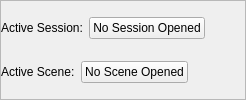
                  <widget class="QFrame" name="frame_9">
                   <property name="frameShape">
                    <enum>QFrame::StyledPanel</enum>
                   </property>
                   <property name="frameShadow">
                    <enum>QFrame::Raised</enum>
                   </property>
                   <layout class="QVBoxLayout" name="verticalLayout_15">
                    <property name="leftMargin">
                     <number>0</number>
                    </property>
                    <property name="topMargin">
                     <number>0</number>
                    </property>
                    <property name="rightMargin">
                     <number>0</number>
                    </property>
                    <property name="bottomMargin">
                     <number>0</number>
                    </property>
                    <item>
                     <layout class="QHBoxLayout" name="horizontalLayout_30">
                      <item>
                       <widget class="QLabel" name="lbl_session_name">
                        <property name="minimumSize">
                         <size>
                          <width>0</width>
                          <height>20</height>
                         </size>
                        </property>
                        <property name="maximumSize">
                         <size>
                          <width>16777215</width>
                          <height>20</height>
                         </size>
                        </property>
                        <property name="text">
                         <string>Active Session:</string>
                        </property>
                        <property name="alignment">
                         <set>Qt::AlignLeading|Qt::AlignLeft|Qt::AlignVCenter</set>
                        </property>
                        <property name="wordWrap">
                         <bool>false</bool>
                        </property>
                       </widget>
                      </item>
                      <item>
                       <widget class="QPushButton" name="btn_session_name">
                        <property name="layoutDirection">
                         <enum>Qt::LeftToRight</enum>
                        </property>
                        <property name="text">
                         <string>No Session Opened</string>
                        </property>
                        <property name="checkable">
                         <bool>false</bool>
                        </property>
                       </widget>
                      </item>
                      <item>
                       <spacer name="horizontalSpacer_44">
                        <property name="orientation">
                         <enum>Qt::Horizontal</enum>
                        </property>
                        <property name="sizeHint" stdset="0">
                         <size>
                          <width>40</width>
                          <height>20</height>
                         </size>
                        </property>
                       </spacer>
                      </item>
                     </layout>
                    </item>
                    <item>
                     <layout class="QHBoxLayout" name="horizontalLayout_29">
                      <item>
                       <widget class="QLabel" name="lbl_session_active_scene">
                        <property name="minimumSize">
                         <size>
                          <width>0</width>
                          <height>20</height>
                         </size>
                        </property>
                        <property name="maximumSize">
                         <size>
                          <width>16777215</width>
                          <height>20</height>
                         </size>
                        </property>
                        <property name="text">
                         <string>Active Scene:</string>
                        </property>
                        <property name="alignment">
                         <set>Qt::AlignLeading|Qt::AlignLeft|Qt::AlignVCenter</set>
                        </property>
                        <property name="wordWrap">
                         <bool>false</bool>
                        </property>
                       </widget>
                      </item>
                      <item>
                       <widget class="QPushButton" name="btn_scene_name">
                        <property name="layoutDirection">
                         <enum>Qt::LeftToRight</enum>
                        </property>
                        <property name="text">
                         <string>No Scene Opened</string>
                        </property>
                        <property name="checkable">
                         <bool>false</bool>
                        </property>
                       </widget>
                      </item>
                      <item>
                       <spacer name="horizontalSpacer_43">
                        <property name="orientation">
                         <enum>Qt::Horizontal</enum>
                        </property>
                        <property name="sizeHint" stdset="0">
                         <size>
                          <width>40</width>
                          <height>20</height>
                         </size>
                        </property>
                       </spacer>
                      </item>
                     </layout>
                    </item>
                   </layout>
                  </widget>
